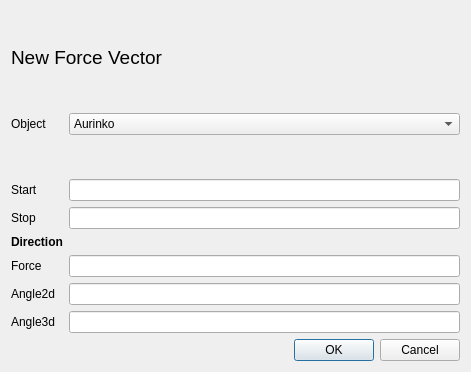
<?xml version="1.0" encoding="UTF-8"?>
<ui version="4.0">
 <class>Dialog</class>
 <widget class="QDialog" name="Dialog">
  <property name="geometry">
   <rect>
    <x>0</x>
    <y>0</y>
    <width>471</width>
    <height>372</height>
   </rect>
  </property>
  <property name="windowTitle">
   <string>Dialog</string>
  </property>
  <layout class="QVBoxLayout" name="verticalLayout">
   <item>
    <spacer name="verticalSpacer_3">
     <property name="orientation">
      <enum>Qt::Vertical</enum>
     </property>
     <property name="sizeHint" stdset="0">
      <size>
       <width>20</width>
       <height>40</height>
      </size>
     </property>
    </spacer>
   </item>
   <item>
    <widget class="QLabel" name="label">
     <property name="font">
      <font>
       <pointsize>14</pointsize>
      </font>
     </property>
     <property name="text">
      <string>New Force Vector</string>
     </property>
    </widget>
   </item>
   <item>
    <layout class="QGridLayout" name="gridLayout">
     <item row="4" column="0">
      <widget class="QLabel" name="label_2">
       <property name="text">
        <string>Start</string>
       </property>
      </widget>
     </item>
     <item row="4" column="1">
      <widget class="QLineEdit" name="lineEdit"/>
     </item>
     <item row="5" column="0">
      <widget class="QLabel" name="label_3">
       <property name="text">
        <string>Stop</string>
       </property>
      </widget>
     </item>
     <item row="5" column="1">
      <widget class="QLineEdit" name="lineEdit_2"/>
     </item>
     <item row="6" column="0">
      <widget class="QLabel" name="label_4">
       <property name="font">
        <font>
         <weight>75</weight>
         <bold>true</bold>
        </font>
       </property>
       <property name="text">
        <string>Direction</string>
       </property>
      </widget>
     </item>
     <item row="7" column="0">
      <widget class="QLabel" name="label_5">
       <property name="text">
        <string>Force</string>
       </property>
      </widget>
     </item>
     <item row="8" column="0">
      <widget class="QLabel" name="label_6">
       <property name="text">
        <string>Angle2d</string>
       </property>
      </widget>
     </item>
     <item row="9" column="0">
      <widget class="QLabel" name="label_7">
       <property name="text">
        <string>Angle3d</string>
       </property>
      </widget>
     </item>
     <item row="7" column="1">
      <widget class="QLineEdit" name="lineEdit_3"/>
     </item>
     <item row="8" column="1">
      <widget class="QLineEdit" name="lineEdit_4"/>
     </item>
     <item row="9" column="1">
      <widget class="QLineEdit" name="lineEdit_5"/>
     </item>
     <item row="1" column="0">
      <widget class="QLabel" name="label_8">
       <property name="text">
        <string>Object</string>
       </property>
      </widget>
     </item>
     <item row="0" column="1">
      <spacer name="verticalSpacer_2">
       <property name="orientation">
        <enum>Qt::Vertical</enum>
       </property>
       <property name="sizeHint" stdset="0">
        <size>
         <width>20</width>
         <height>40</height>
        </size>
       </property>
      </spacer>
     </item>
     <item row="2" column="1">
      <spacer name="verticalSpacer">
       <property name="orientation">
        <enum>Qt::Vertical</enum>
       </property>
       <property name="sizeHint" stdset="0">
        <size>
         <width>20</width>
         <height>40</height>
        </size>
       </property>
      </spacer>
     </item>
     <item row="1" column="1">
      <widget class="QComboBox" name="comboBox">
       <item>
        <property name="text">
         <string>Aurinko</string>
        </property>
       </item>
       <item>
        <property name="text">
         <string>Maa</string>
        </property>
       </item>
      </widget>
     </item>
    </layout>
   </item>
   <item>
    <widget class="QDialogButtonBox" name="buttonBox">
     <property name="orientation">
      <enum>Qt::Horizontal</enum>
     </property>
     <property name="standardButtons">
      <set>QDialogButtonBox::Cancel|QDialogButtonBox::Ok</set>
     </property>
    </widget>
   </item>
  </layout>
 </widget>
 <resources/>
 <connections>
  <connection>
   <sender>buttonBox</sender>
   <signal>accepted()</signal>
   <receiver>Dialog</receiver>
   <slot>accept()</slot>
   <hints>
    <hint type="sourcelabel">
     <x>248</x>
     <y>254</y>
    </hint>
    <hint type="destinationlabel">
     <x>157</x>
     <y>274</y>
    </hint>
   </hints>
  </connection>
  <connection>
   <sender>buttonBox</sender>
   <signal>rejected()</signal>
   <receiver>Dialog</receiver>
   <slot>reject()</slot>
   <hints>
    <hint type="sourcelabel">
     <x>316</x>
     <y>260</y>
    </hint>
    <hint type="destinationlabel">
     <x>286</x>
     <y>274</y>
    </hint>
   </hints>
  </connection>
 </connections>
</ui>
